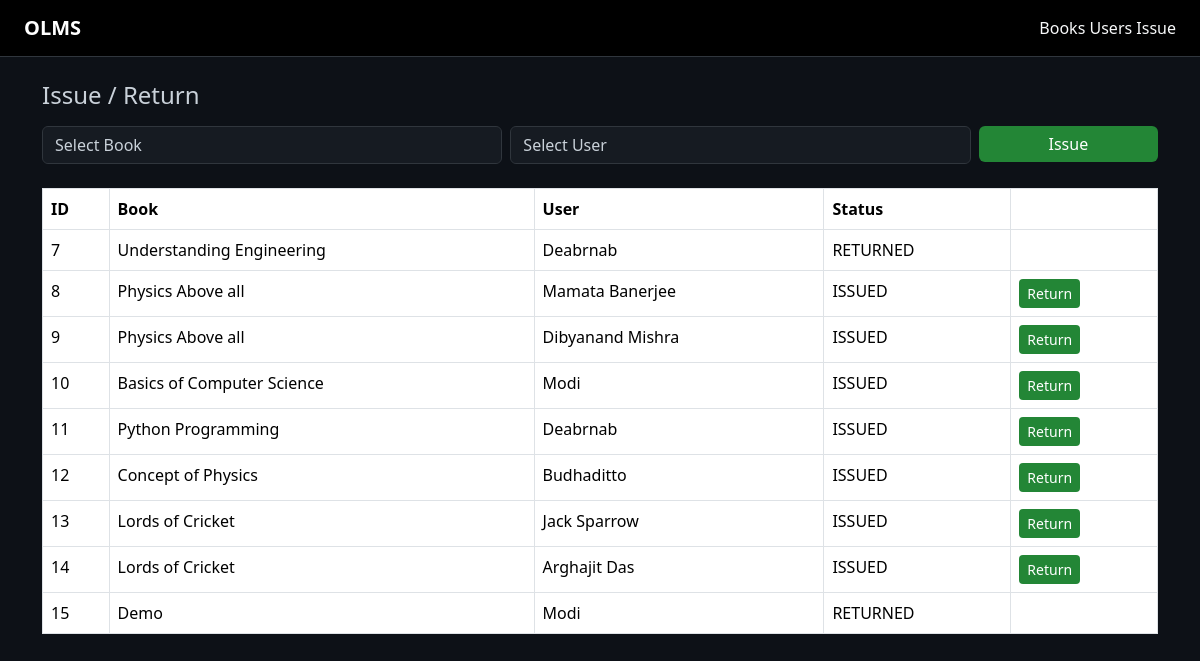
Before: /issue with the older database file.
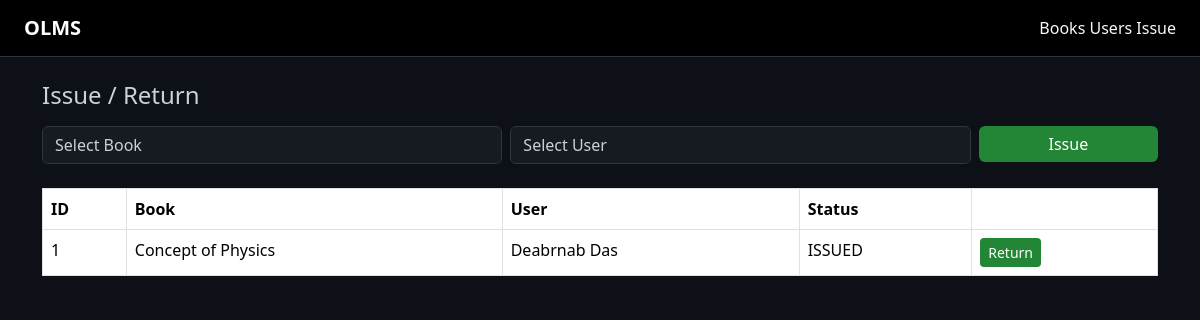
After: the same page with the newer database file.
### tables this page shows
CREATE TABLE transactions (
        txn_id INTEGER PRIMARY KEY AUTOINCREMENT,
        book_id INTEGER,
        user_id INTEGER,
        status TEXT,
        FOREIGN KEY(book_id) REFERENCES books(book_id),
        FOREIGN KEY(user_id) REFERENCES users(user_id)
    );

CREATE TABLE books (
        book_id INTEGER PRIMARY KEY AUTOINCREMENT,
        title TEXT,
        author TEXT,
        quantity INTEGER
    );

CREATE TABLE users (
        user_id INTEGER PRIMARY KEY AUTOINCREMENT,
        name TEXT,
        user_type TEXT
    );

### app.py (the view, shortened to what this page needs)
@app.route("/issue", methods=["GET", "POST"])
def issue():
    conn = get_db()
    cur = conn.cursor()
    cur.execute("""
    SELECT t.txn_id, b.title, u.name, t.status
    FROM transactions t
    JOIN books b ON t.book_id = b.book_id
    JOIN users u ON t.user_id = u.user_id
    """)
    txns = cur.fetchall()
    cur.execute("SELECT * FROM books")
    books = cur.fetchall()
    cur.execute("SELECT * FROM users")
    users = cur.fetchall()
    conn.close()
    return render_template("issue.html", txns=txns, books=books, users=users)

### app.py (called while the page is built)
def get_db():
    conn = sqlite3.connect("library.db")
    conn.row_factory = sqlite3.Row
    return conn

### templates/issue.html (shortened to what this page needs)
{% extends "base.html" %}
{% block content %}
<h4 class="mb-3">Issue / Return</h4>
<form method="post" class="row g-2 mb-4">
    <div class="col">
        <select name="book_id" class="form-control" required>
            <option value="">Select Book</option>
        </select>
    </div>
    <div class="col">
        <select name="user_id" class="form-control" required>
            <option value="">Select User</option>
        </select>
    </div>
    <div class="col-2">
        <button class="btn btn-primary w-100">Issue</button>
    </div>
</form>
<table class="table table-bordered">
    <thead>
        <tr>
            <th>ID</th>
            <th>Book</th>
            <th>User</th>
            <th>Status</th>
            <th></th>
        </tr>
    </thead>
    <tbody>
        {% for t in txns %}
        <tr>
            <td>{{ t.txn_id }}</td>
            <td>{{ t.title }}</td>
            <td>{{ t.name }}</td>
            <td>{{ t.status }}</td>
            <td>
                {% if t.status == "ISSUED" %}
                <a href="/return/{{ t.txn_id }}" class="btn btn-primary btn-sm">
                    Return
                </a>
                {% endif %}
            </td>
        </tr>
        {% endfor %}
    </tbody>
</table>
{% endblock %}

### templates/base.html (shortened to what this page needs)
<!DOCTYPE html>
<html>
<head>
    <link href="https://cdn.jsdelivr.net/npm/bootstrap@5.3.2/dist/css/bootstrap.min.css" rel="stylesheet">
    <link rel="stylesheet" href="{{ url_for('static', filename='style.css') }}">
</head>
<body>
<nav class="navbar navbar-dark bg-black px-4">
    <a class="navbar-brand fw-bold" href="/">OLMS</a>
    <div>
        <a class="nav-link d-inline text-light" href="/books">Books</a>
        <a class="nav-link d-inline text-light" href="/users">Users</a>
        <a class="nav-link d-inline text-light" href="/issue">Issue</a>
    </div>
</nav>
<div class="container mt-4">
    {% block content %}{% endblock %}
</div>
</body>
</html>

### static/style.css (style rules this page uses)
body { background-color: #0d1117; color: #c9d1d9; }
.navbar { border-bottom: 1px solid #30363d; }
.table { background-color: #161b22; color: #c9d1d9; }
.table thead { background-color: #21262d; }
.form-control { background-color: #161b22; color: #c9d1d9; border: 1px solid #30363d; }
.btn-primary { background-color: #238636; border: none; }
::placeholder { color: #aaaaaa !important; opacity: 1; }
::placeholder { color: #888 !important; }

Changed rows visible on the page:
removed transactions: txn_id "7", title "Understanding Engineering", name "Deabrnab", status "RETURNED"
removed transactions: txn_id "8", title "Physics Above all", name "Mamata Banerjee", status "ISSUED"
removed transactions: txn_id "9", title "Physics Above all", name "Dibyanand Mishra", status "ISSUED"
removed transactions: txn_id "10", title "Basics of Computer Science", name "Modi", status "ISSUED"
removed transactions: txn_id "11", title "Python Programming", name "Deabrnab", status "ISSUED"
removed transactions: txn_id "12", title "Concept of Physics", name "Budhaditto", status "ISSUED"
removed transactions: txn_id "13", title "Lords of Cricket", name "Jack Sparrow", status "ISSUED"
removed transactions: txn_id "14", title "Lords of Cricket", name "Arghajit Das", status "ISSUED"
removed transactions: txn_id "15", title "Demo", name "Modi", status "RETURNED"
now on this page (row edited): transactions: txn_id "1", title "Concept of Physics", name "Deabrnab Das", status "ISSUED"
